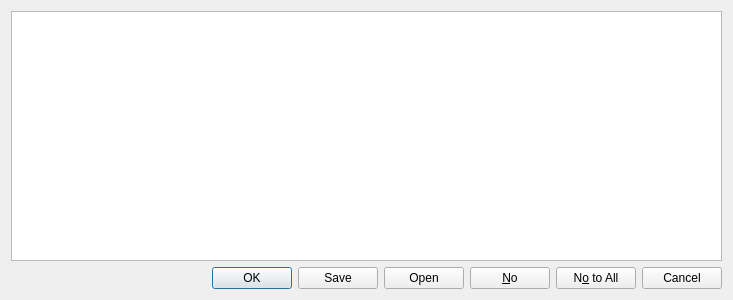
<?xml version="1.0" encoding="UTF-8"?>
<ui version="4.0">
 <class>InfoDialogue</class>
 <widget class="QDialog" name="InfoDialogue">
  <property name="geometry">
   <rect>
    <x>0</x>
    <y>0</y>
    <width>733</width>
    <height>300</height>
   </rect>
  </property>
  <property name="windowTitle">
   <string>Dialog</string>
  </property>
  <layout class="QVBoxLayout" name="verticalLayout">
   <item>
    <widget class="QTextEdit" name="textEdit"/>
   </item>
   <item>
    <widget class="QDialogButtonBox" name="buttonBox">
     <property name="standardButtons">
      <set>QDialogButtonBox::Cancel|QDialogButtonBox::No|QDialogButtonBox::NoToAll|QDialogButtonBox::Ok|QDialogButtonBox::Open|QDialogButtonBox::Save</set>
     </property>
    </widget>
   </item>
  </layout>
 </widget>
 <resources/>
 <connections/>
</ui>
